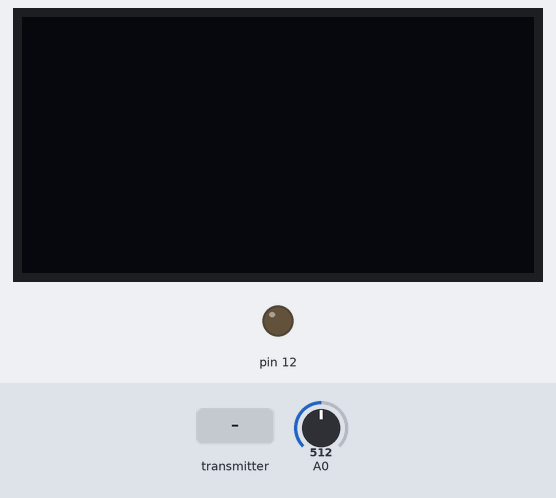
Recording of a sketch running on a simulated Arduino Uno, built with avr-gcc and run on an emulated ATmega328P. On the bench: 128×64 one-colour display, output pins drawn as LEDs (lit = HIGH). Inputs (shaded band) come from the test bench; at power-on: A0 = 512. The display library's start-up logo is not drawn; no radio packets arrive unless stated.

Above: at 3.2 s.
3.3 s: the transmitter starts sending batlevel = 0
At 4.5 s:
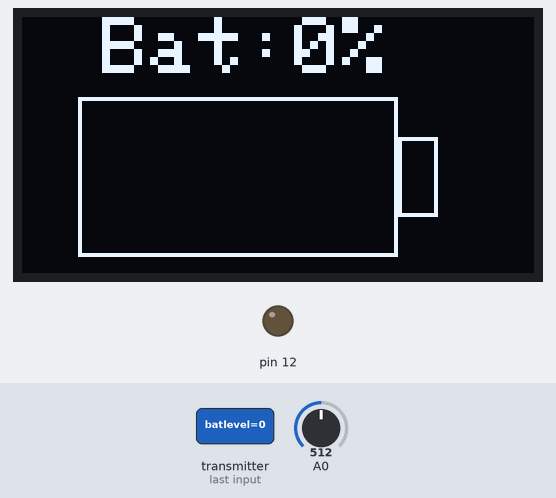
4.8 s: the transmitter starts sending batlevel = 25
At 6.5 s:
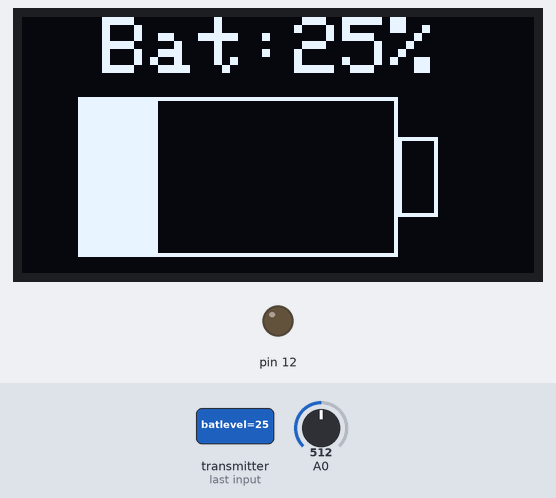
Timing chart, 0 to 8.0 s (numbered marks = the images above; inputs shaded):
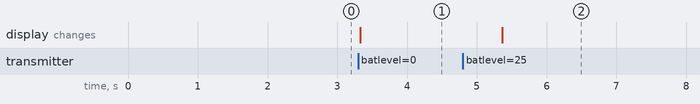

The sketch:

send.ino
```cpp
/*
* Arduino Wireless Communication Tutorial
*     Example 2 - Transmitter Code
*
* by Dejan Nedelkovski, www.HowToMechatronics.com
*
* Library: TMRh20/RF24, https://github.com/tmrh20/RF24/
*
*/
#include <SoftwareSerial.h>
#include <Wire.h>
//#include <SPI.h>

#include <Adafruit_GFX.h>
#include <Adafruit_SSD1306.h>

#define SCREEN_WIDTH 128 // OLED display width, in pixels
#define SCREEN_HEIGHT 64 // OLED display height, in pixels

// Declaration for an SSD1306 display connected to I2C (A4 = SDA, A5 = SCL)
// Reset pin # (or -1 if sharing Arduino reset pin)
#define OLED_RESET     4
//See datasheet for Address
#define SCREEN_ADDRESS 0x3C
Adafruit_SSD1306 display(SCREEN_WIDTH, SCREEN_HEIGHT, &Wire, OLED_RESET);


#include <SPI.h>
#include <nRF24L01.h>
#include <RF24.h>


RF24 radio(9, 10); // CE, CSN
const byte addresses[][6] = {"00001", "00002"};
int batlevel = 0;

void setup() {
  //Begin serial communication with Serial Monitor
  Serial.begin(115200);

  // SSD1306_SWITCHCAPVCC = generate display voltage from 3.3V internally
  if(!display.begin(SSD1306_SWITCHCAPVCC, SCREEN_ADDRESS)) {
    Serial.println(F("SSD1306 allocation failed"));
    for(;;); // Don't proceed, loop forever
  }

  // the library initializes this with an Adafruit splash screen.
  display.display();
  delay(2000); // Pause for 2 seconds

  // Clear the buffer
  display.clearDisplay();


  pinMode(12, OUTPUT);
  radio.begin();
  radio.openWritingPipe(addresses[1]); // 00002
  radio.openReadingPipe(1, addresses[0]); // 00001
  radio.setPALevel(RF24_PA_MIN);
}

void loop() {
  delay(5);

  radio.stopListening();
  int potValue = analogRead(A0);

  int angleValue = map(potValue, 0, 1023, 0, 255);
  radio.write(&angleValue, sizeof(angleValue));

  delay(5);
  radio.startListening();
  while (!radio.available());
  radio.read(&batlevel, sizeof(batlevel));
  display_battery();
  //delay(1000);
}


void display_battery()
{
  display.clearDisplay();
  display.setTextSize(2);
  display.setTextColor(WHITE);
  display.setCursor(20, 0);
  display.print("Bat:");
  display.print(batlevel);
  display.print("%");
  display.drawRect(14, 20, 80, 40, WHITE);
  display.drawRect(94, 30, 10, 20, WHITE);
  display.fillRect(14, 20, (int)(8 * (batlevel) / 10), 40, WHITE);
  display.display();
  delay(2000);
}
```

Measured:
- after the input at 3.3 s, the display: changes at once (image 1)
- after the input at 4.8 s, the display: changes after 0.57 s (image 2)
